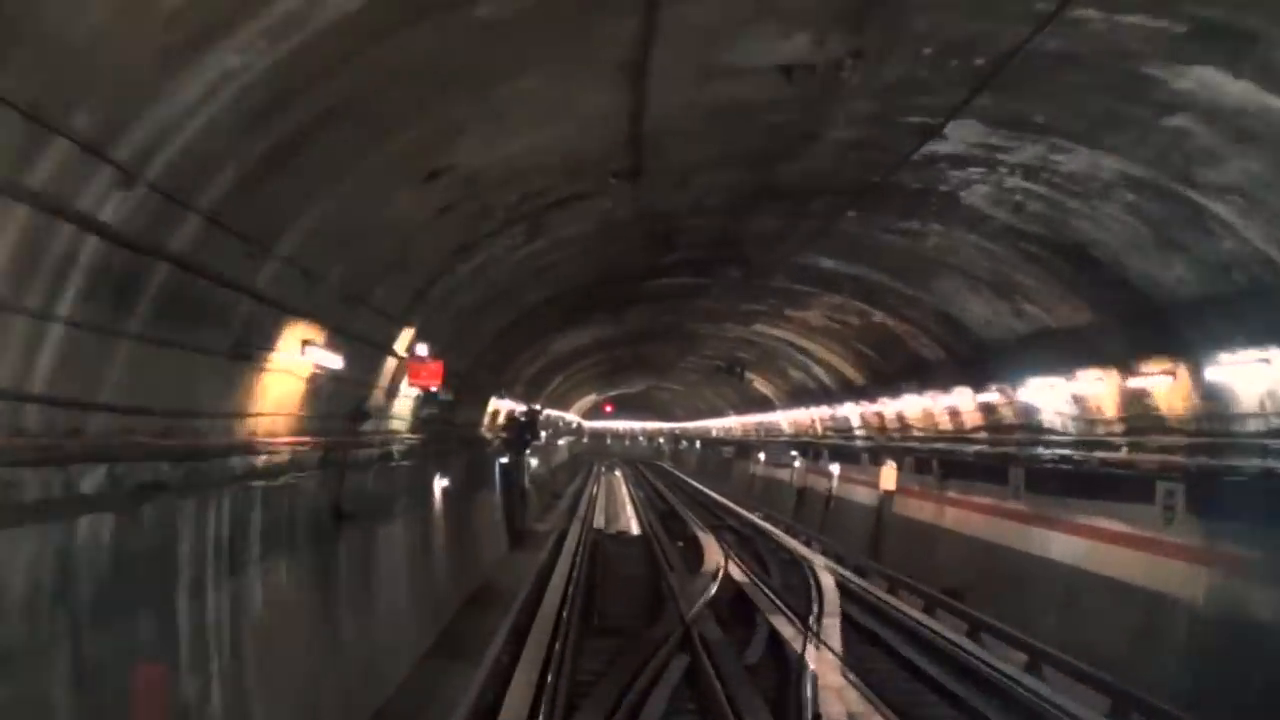
#> input picture frame 27 of PTI/src/util/input/m6_test.mp4, 1280 x 720 px, given in place of 01-garevaise1.mp4, which was not available
$ python MosaiqueCorrelleePour60FPS.py
#> lines starting #> are read from the running program, lines starting #| are printed output that depends on the picture; pictures that were not available may be replaced by others from this repository, and a replacement may not be noted
import cv2
import numpy as np
from matplotlib import pyplot as plt

# Fonction permettant de tourner une image
# [25 lines left out: function rotate_image, not called in this run]

# Fonction qui renvoit la position du point en haut a gauche de la ligne dans la nouvelle image.
# Recherche de la ligne (n-1) dans l'image n.
def rechercherLigneN_1DansN(imageVideo,bandeN_1):
    # imageVideo  = image sur laquelle on recherche la bande precedente.
    # bandeN_1    = bande a rechercher dans l'image actuelle.
                # = centre de l'image precedente + ((coefLargeurBande-1)/2) de chaque cote.

    # Initialisation
    top_left = [0, 0]

    # Necessite d'ecrire puis de lire l'image par rapport au format requis a l'execution des fonctions de correlation
    cv2.imwrite("Outputs//frame.jpg", imageVideo)
    imageCorrelation = cv2.imread("Outputs//frame.jpg", 0)
    cv2.imwrite("Outputs//template_temp.jpg", bandeN_1)
    template = cv2.imread("Outputs//template_temp.jpg", 0)  # line.copy()

    try:  # La lecture cv2 im read ne fonctionne pas sur une ou plusieurs frame a la fin.
        # La forme de l'image est accessible par img.shape.
        # Il retourne un tuple de nombre de lignes, de colonnes et de canaux (si image est couleur):
        # print img.shape
        # (342, 548, 3)
        w, h = template.shape[::-1]

        # Choix de la methode
        # methodes possibles = ['cv2.TM_CCOEFF', 'cv2.TM_CCOEFF_NORMED', 'cv2.TM_CCORR','cv2.TM_CCORR_NORMED', 'cv2.TM_SQDIFF', 'cv2.TM_SQDIFF_NORMED']
        method = cv2.TM_CCORR_NORMED

        # Application du "template Matching"
        # Fait glisser l image du modele sur l image d'entree comme une convolution 2D
        # et compare le modele et le patch de l'image d'entree.
        res = cv2.matchTemplate(imageCorrelation, template, method)

        # Trouve ou sont les valeurs maximum / minimum.
        # Prenez le minimum ou maximum (selon methode) comme coin superieur gauche du rectangle.
        # Prenez (w, h) comme largeur et hauteur du rectangle.
        # Ce rectangle est la region du modele.
        min_val, max_val, min_loc, max_loc = cv2.minMaxLoc(res)

        # Si la methode est TM_SQDIFF ou TM_SQDIFF_NORMED, prendre le minimum comme coin superieur gauche du rectangle.
        if method in [cv2.TM_SQDIFF, cv2.TM_SQDIFF_NORMED]:
            top_left = min_loc
        # Sinon prendre la maximum
        else:
            top_left = max_loc
    except:
        print("Erreur lecture image pour correlation.")

    return top_left

# Definition de la prochaine ligne
def definirLigneAConcatener(imageVideo,
                            coefLargeurBande,
                            delta,
                            top_left,
                            sensArriveeAQuai):
    # [11 lines of commented-out code are left out]

    if sensArriveeAQuai == "QuaiADroite":
        debutBande = coefLargeurBande - 1
        debutBande = delta * debutBande / 2
        debutBande = top_left[0] + debutBande
        debutBande = int(debutBande)
        finBande = coefLargeurBande + 1
        finBande = delta * finBande / 2
        finBande = top_left[0] + finBande
        finBande = int(finBande)
        bandeN = imageVideo[:, debutBande:finBande, :]
    elif sensArriveeAQuai == "QuaiAGauche":
        debutBande = coefLargeurBande + 1
        debutBande = delta * debutBande / 2
        debutBande = top_left[0] + debutBande
        debutBande = int(debutBande)
        finBande = coefLargeurBande * delta
        finBande = top_left[0] + finBande
        finBande = int(finBande)
        bandeN = imageVideo[:, debutBande:finBande, :]
    return bandeN

def creerMosaique(cheminVideo,
                  delta_0,
                  hauteur_max,
                  hauteur_min,
                  coefLargeurBande,
                  sensArriveeAQuai,
                  rotationNecessaire,
                  cheminFichiersSortie):
    # cheminVideo = chemin complet de la video avec l'extension de la video
    # delta_0 = largeur initiale de la bande prise dans les images de la video
    # hauteur_max (entre 0 et 1) = ronge la partie du bas de l'image quand hauteur max augmente (la hauteur 0 est en haut de l'image!)
    # hauteur_min (entre 0 et 1, inferieur a hauteur_max) = Ronge la partie du haut de l'image quand hauteur min augmente.
    # coefLargeurBande = multiple de la largeur de bande.
                        # coefLargeurBande = largeur de bande cherchee / largeur de bande a prendre
                        # Correspond a la zone recherchee dans les images par correlation.
                        # Doit etre superieur a 1 car on realise une operation : coefLargeurBande - 1 qui doit etre strictement positive
                        # (3 pour 30 fps et delta_0 = 80, 6 pour 60 fps et delta0 = 40)
    # sensArriveeAQuai = "QuaiADroite" ou "QuaiAGauche", definit dans quel ordre doivent etre concatener les bandes, la position de la prochaine bande a prendre par rapport a l'endroit ou la correlation est maximale.
    # rotationNecessaire = 0,90,180 ou -90 si la video n'est pas dans le bon sens (personnes avec les pieds en bas) pour la reconstitution.
    # cheminFichiersSortie = emplacement ou sauvegarder les resultats (et ou sont enregistres des fichiers de travail de l'algorithme).

    # Verification de parametres
#> called with cheminVideo = 'Inputs//QuaiAGauche//01-garevaise1.mp4', delta_0 = 0.6, hauteur_max = 0.75, hauteur_min = 0.33, coefLargeurBande = 30, sensArriveeAQuai = 'QuaiAGauche', rotationNecessaire = 0, cheminFichiersSortie = 'Outputs//01-garevaise1'
    if hauteur_max < hauteur_min:
        print("Erreur : hauteur_max doit etre superieur a hauteur_min.")
    if coefLargeurBande < 1:
        print("Erreur : coefLargeurBande doit etre superieur a 1.")
    if (sensArriveeAQuai != "QuaiAGauche") and (sensArriveeAQuai != "QuaiADroite"):
        print("Erreur de choix de sensArriveeAQuai.")
    if (rotationNecessaire!=0) and (rotationNecessaire!=90) and (rotationNecessaire!=180) and (rotationNecessaire!=-90):
        print("Erreur : rotationNecessaire doit etre egale a 0, 90, 180 ou -90 degres.")

    # Lecture de la video
    video = cv2.VideoCapture(cheminVideo)

    # Recuperation des parametres de la video
    fps = video.get(cv2.CAP_PROP_FPS)
    print('Video fps : ' + str(fps))
    if (rotationNecessaire==90) or (rotationNecessaire==-90):
        # ATTENTION ! Comme la video est prise en format portrait la largeur de l'image correspond a la hauteur de la video
        largeur = video.get(cv2.CAP_PROP_FRAME_HEIGHT)
        print('Largeur images : ' + str(largeur))
        hauteur = video.get(cv2.CAP_PROP_FRAME_WIDTH)
        print('Hauteur images : ' + str(hauteur))
    else:
        # Pas de rotation a faire sur les image extraites de la video
        largeur = video.get(cv2.CAP_PROP_FRAME_WIDTH)
        print('Largeur images : ' + str(largeur))
        hauteur = video.get(cv2.CAP_PROP_FRAME_HEIGHT)
        print('Hauteur images : ' + str(hauteur))
    frame_count = video.get(cv2.CAP_PROP_FRAME_COUNT)
    print('Video frame count : ' + str(frame_count))

    # Initialisation de la fonction
    center = int(largeur / 2) # Centre de l'image
    hauteur_max = hauteur*hauteur_max  # Ronge la partie du bas de l'image quand hauteur max augmente.
    hauteur_min = hauteur*hauteur_min  # Ronge la partie du haut de l'image quand hauteur min augmente.
    bandeN_1 = 0
    bandeN = 0

    # ---------------------------------------------------------------------------
    # Traitement image par image
    for i in range(int(frame_count)):
        # Initialisation pour l'image en cours de traitement
        delta = delta_0 - i * delta_0 / (frame_count*1.33) # Adaptation de la largeur de la bande a prendre en fonction du temps.
        success, imageVideo = video.read()
#> imageVideo is the input picture: shape (720, 1280, 3); mean B, G, R 50.4, 54.3, 61.4
        if success:
            # Preparation de l'image pour le traitement : rotation, redimensionnement
            if (rotationNecessaire == 90) or (rotationNecessaire == -90):
                imageVideo = rotate_image(imageVideo, -90)
            imageVideo = imageVideo[int(hauteur_min):int(hauteur_max), :, :]
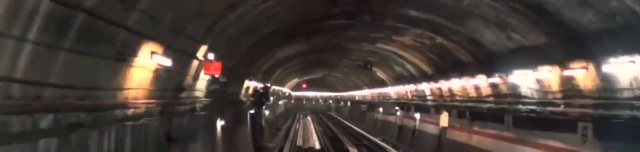
#> imageVideo: shape (303, 1280, 3) (shown at 1/2 size); mean B, G, R 59.7, 64.7, 74.2

            # Si ce n'est pas la premiere image :
                    # 1 - On recherche la bande precedante.
                    # 2 - On identifie la bande a prendre.
                    # 3 - On ajoute concatenation) la bande a prendre avec la mosaique.
            if i > 0:
                # 1 - On recherche la bande precedante.
                top_left = rechercherLigneN_1DansN(imageVideo,
                                                   bandeN_1)  # Recherche de la ligne (n-1) dans l'image n.
                # 2 - On identifie la bande a prendre.
                bandeN = definirLigneAConcatener(imageVideo,
                                                 coefLargeurBande,
                                                 delta,
                                                 top_left,
                                                 sensArriveeAQuai)
                # 3 - On ajoute concatenation) la bande a prendre avec la mosaique.
                if sensArriveeAQuai == "QuaiADroite":
                    mosaique = np.concatenate((bandeN, mosaique), 1)
                elif sensArriveeAQuai == "QuaiAGauche":
                    mosaique = np.concatenate((mosaique, bandeN), 1)
                offset = coefLargeurBande*delta
            # Si on traite la premiere image : on prend la premiere moitie de l'image pour l'ajouter dans la mosaique.
            else:
                # 1 - On prend la premiere moitie de l'image pour l'ajouter dans la mosaique.
                if sensArriveeAQuai == "QuaiADroite":
                    # Prendre toute la premiere moitie (DROITE) de l'image + delta
                    # Pas de ligne a rechercher dans l'image !
                    bandeN = imageVideo[:, int(center - (delta / 2)):int(largeur),:]
                elif sensArriveeAQuai == "QuaiAGauche":
                    # Prendre toute la premiere moitie (GAUCHE) de l'image + delta
                    # Pas de ligne a rechercher dans l'image !
                    bandeN = imageVideo[:, 0:int(center + (delta / 2)),:]
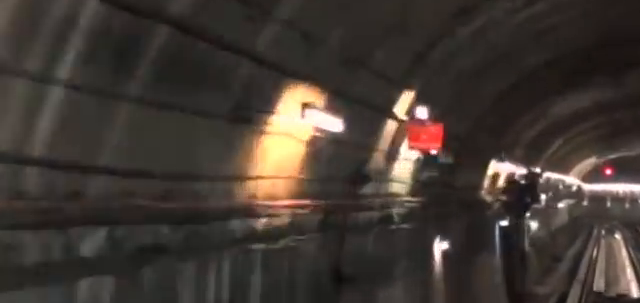
#> bandeN: shape (303, 640, 3); mean B, G, R 51.1, 57.1, 65.6
                mosaique = bandeN
            # On initialise la bande a rechercher dans la prochaine image = bandeN_1
            bandeN_1 = imageVideo[:, int(center - (coefLargeurBande*delta/2)):int(center + (coefLargeurBande*delta/2)), :]
        else:
            # En cas de probleme lors de la lecture de l'image dans la video (success = 0 apres video.read()) on affiche un message d'erreur.
            print("Erreur lecture Video.")

    # ---------------------------------------------------------------------------
    # Fin de la boucle de traitement image par image.
        # On sauvegarde la mosaique en format PNG avec le chemin et nom de fichier specifies.
    cv2.imwrite(cheminFichiersSortie + ".png", mosaique)

    # Filtrage de l'image : filtre moyenneur pour supprimer les transitions trop brutales (lignes entre les bandes).
    # mosaique = cv2.blur(mosaique, (4, 4))
    # cv2.imwrite(cheminFichiersSortie + "_filtered.png", mosaique)

    return mosaique

# ---------------------------------------------------------------------------------------------------------------------
# Debut du programme execute
# ---------------------------------------------------------------------------------------------------------------------

NomsVideosQuaiADroiteMetroMp4 = ["02-valmy1",
                                 "02-valmy2",
                                 "05-bellecour1",
                                 "05-bellecour2",
                                 "11-grangeblanche1",
                                 "11-grangeblanche3"]

NomsVideosQuaiADroiteTramMp4 = ["T4_HFV_ArchivesDepartementales",
                                "T4_HFV_CharpennesCharlesHernu",
                                "T4_HFV_CollegeBellecombe",
                                "T4_HFV_EtatsUnisMuseeTonyGarnier",
                                "T4_HFV_GarePartDieuVillette",
                                "T4_HFV_JetDEauMendesFrance",
                                "T4_HFV_LeTonkin",
                                "T4_HFV_LyceeColbert",
                                "T4_HFV_LyceeLumiere",
                                "T4_HFV_ManufactureMontluc",
                                "T4_HFV_ProfesseurBeauvisageCISL",
                                "T4_HFV_ThiersLafayette",
                                "T4_HFV_UniversiteLyon1",
                                "VID_20181221_082322"]

NomsVideosQuaiADroiteTramMov = ["P1190070",
                                "P1190071",
                                "P1190072",
                                "P1190079",
                                "P1190080",
                                "P1190082",
                                "P1190083",
                                "P1190084",
                                "P1190085"]

NomsVideosQuaiAGaucheMov = ["P1190073",
                            "P1190074",
                            "P1190076",
                            "P1190078"]

NomsVideosQuaiAGaucheMp4 = ["01-garevaise1",
                            "03-gorgeloup1",
                            "03-gorgeloup2",
                            "04-vieuxlyon1",
                            "04-vieuxlyon2",
                            "06-guillotiere1",
                            "06-guillotiere2",
                            "07-saxegambetta1",
                            "07-saxegambetta2",
                            "08-garibaldi1",
                            "08-garibaldi2",
                            "09-sanssouci1",
                            "09-sanssouci2",
                            "10-monplaisir1",
                            "10-monplaisir2",
                            "12-laennec1",
                            "12-laennec2",
                            "13-mermoz1",
                            "13-mermoz2",
                            "14-parilly1",
                            "14-parilly2",
                            "15-garevenissieux"]

# Performance : 63 minutes pour 44 videos

# (0,6) = range pour analyser toutes les videos correspondantes.
for it_video in range(0,0):     # Probleme : la ligne au milieu de l'image ne comporte pas d'information.
                                # Donc la correlation avec la ligne du milieu echoue.
    nomVideo = NomsVideosQuaiADroiteMetroMp4[it_video]
    print("Debut analyse de la video : " + nomVideo)
    cheminVideo = "Inputs//QuaiADroite//Metro//" + nomVideo + ".mp4"
    cheminFichiersSortie = "Outputs//" + nomVideo
    # creerMosaique(cheminVideo,
    #                   delta_0,
    #                   hauteur_max,
    #                   hauteur_min,
    #                   coefLargeurBande,
    #                   sensArriveeAQuai,
    #                   rotationNecessaire,
    #                   cheminFichiersSortie)
    mon_image = creerMosaique(cheminVideo,10,0.75,0.33,5,"QuaiADroite",0,cheminFichiersSortie)

# (0,9) = range pour analyser toutes les videos correspondantes.
for it_video in range(0, 0):    # 32.5 minutes pour 11 videos
    nomVideo = NomsVideosQuaiADroiteTramMov[it_video]
    print("Debut analyse de la video : " + nomVideo)
    cheminVideo = "Inputs//QuaiADroite//Tram//" + nomVideo + ".MOV"
    cheminFichiersSortie = "Outputs//" + nomVideo
    # creerMosaique(cheminVideo,
    #                   delta_0,
    #                   hauteur_max,
    #                   hauteur_min,
    #                   coefLargeurBande,
    #                   sensArriveeAQuai,
    #                   rotationNecessaire,
    #                   cheminFichiersSortie)
    mon_image = creerMosaique(cheminVideo,100,1,0,3,"QuaiADroite",-90,cheminFichiersSortie)

# (0,14) = range pour analyser toutes les videos correspondantes.
for it_video in range(0,0):    # 32.5 minutes pour 11 videos
    nomVideo = NomsVideosQuaiADroiteTramMp4[it_video]
    print("Debut analyse de la video : " + nomVideo)
    cheminVideo = "Inputs//QuaiADroite//Tram//" + nomVideo + ".mp4"
    cheminFichiersSortie = "Outputs//" + nomVideo
    # creerMosaique(cheminVideo,
    #                   delta_0,
    #                   hauteur_max,
    #                   hauteur_min,
    #                   coefLargeurBande,
    #                   sensArriveeAQuai,
    #                   rotationNecessaire,
    #                   cheminFichiersSortie)
    mon_image = creerMosaique(cheminVideo,100,1,0,3,"QuaiADroite",0,cheminFichiersSortie)

# (0,22) = range pour analyser toutes les videos correspondantes.
for it_video in range(0,22):    # 32.5 minutes pour 11 videos
    nomVideo = NomsVideosQuaiAGaucheMp4[it_video]
    print("Debut analyse de la video : " + nomVideo)
    cheminVideo = "Inputs//QuaiAGauche//" + nomVideo + ".mp4"
    cheminFichiersSortie = "Outputs//" + nomVideo
    # creerMosaique(cheminVideo,
    #                   delta_0,
    #                   hauteur_max,
    #                   hauteur_min,
    #                   coefLargeurBande,
    #                   sensArriveeAQuai,
    #                   rotationNecessaire,
    #                   cheminFichiersSortie)
    mon_image = creerMosaique(cheminVideo, 0.6, 0.75, 0.33, 30, "QuaiAGauche", 0, cheminFichiersSortie)

# (0,4) = range pour analyser toutes les videos correspondantes.
for it_video in range(0,0):    # 32.5 minutes pour 11 videos
    nomVideo = NomsVideosQuaiAGaucheMov[it_video]
    print("Debut analyse de la video : " + nomVideo)
    cheminVideo = "Inputs//QuaiAGauche//" + nomVideo + ".MOV"
    cheminFichiersSortie = "Outputs//" + nomVideo
    # creerMosaique(cheminVideo,
    #                   delta_0,
    #                   hauteur_max,
    #                   hauteur_min,
    #                   coefLargeurBande,
    #                   sensArriveeAQuai,
    #                   rotationNecessaire,
    #                   cheminFichiersSortie)
    mon_image = creerMosaique(cheminVideo,100,1,0,3,"QuaiAGauche",-90,cheminFichiersSortie)

print("Done.")

$ run again, starting later in the video
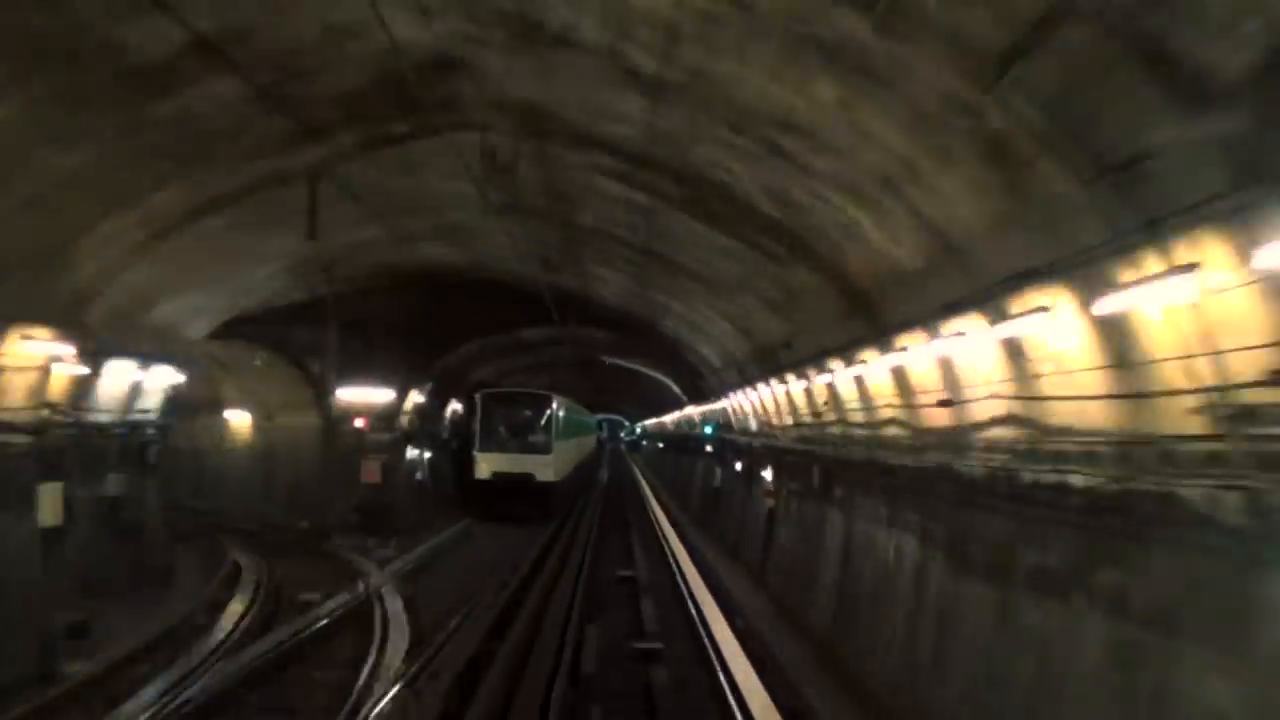
#> input picture frame 124 of PTI/src/util/input/m6_test.mp4, 1280 x 720 px, given in place of 01-garevaise1.mp4, which was not available
#> in creerMosaique, imageVideo is the input picture: shape (720, 1280, 3); mean B, G, R 39.9, 52.1, 58.8
#> in creerMosaique, `imageVideo = imageVideo[int(hauteur_min):int(hauteur_max), :, :]`:
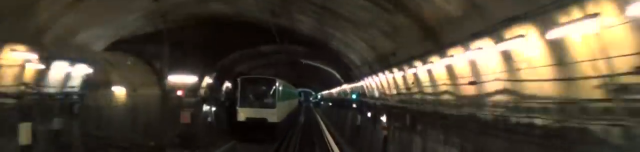
#> imageVideo: shape (303, 1280, 3) (shown at 1/2 size); mean B, G, R 55.5, 71.7, 80.6
#> in creerMosaique, `bandeN = imageVideo[:, 0:int(center + (delta / 2)),:]`:
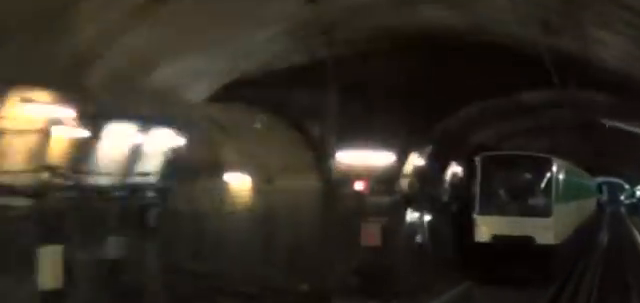
#> bandeN: shape (303, 640, 3); mean B, G, R 37.9, 47.1, 53.1
